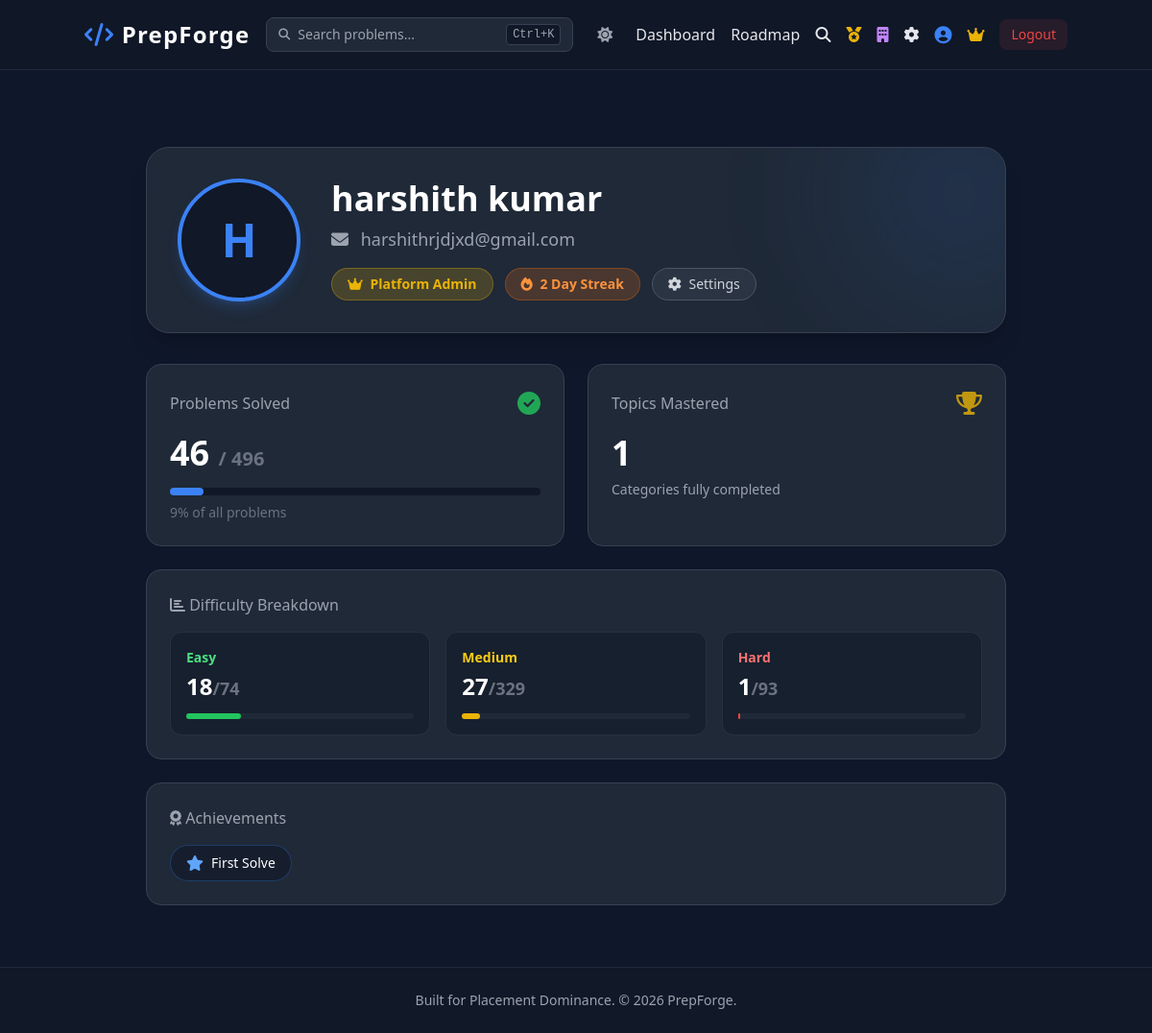
Screenshot of /profile (signed in) with the database file from the repository.
### tables this page shows
CREATE TABLE users (
                    id INTEGER PRIMARY KEY AUTOINCREMENT,
                    name TEXT NOT NULL,
                    email TEXT UNIQUE NOT NULL,
                    password TEXT NOT NULL,
                    is_admin BOOLEAN DEFAULT 0,
                    current_streak INTEGER DEFAULT 0,
                    last_active_date DATE
                 , daily_goal INTEGER DEFAULT 3);

### app.py (the view)
@app.route('/profile')
@login_required
def profile():
    conn = get_db()
    user_id = session['user_id']
    user = conn.execute('SELECT * FROM users WHERE id = ?', (user_id,)).fetchone()
    total_probs = conn.execute('SELECT COUNT(*) FROM problems').fetchone()[0]
    solved_probs = conn.execute(
        'SELECT COUNT(*) FROM user_progress WHERE user_id = ?', (user_id,)
    ).fetchone()[0]
    topics_completed = count_completed_topics(conn, user_id)
    difficulty_stats = get_difficulty_stats(conn, user_id)
    conn.close()
    progress = int((solved_probs / total_probs * 100) if total_probs > 0 else 0)
    badges = get_user_badges(solved_probs, total_probs, user['current_streak'], topics_completed)
    return render_template(
        'profile.html',
        user=user,
        solved=solved_probs,
        total=total_probs,
        progress=progress,
        topics_completed=topics_completed,
        difficulty_stats=difficulty_stats,
        badges=badges,
    )

### app.py (called while the page is built)
def get_db():
    conn = sqlite3.connect(DATABASE, timeout=15)
    conn.row_factory = sqlite3.Row
    return conn

def count_completed_topics(conn, user_id):
    row = conn.execute('''
        SELECT COUNT(*) FROM (
            SELECT t.id
            FROM topics t
            JOIN problems p ON t.id = p.topic_id
            LEFT JOIN user_progress up ON p.id = up.problem_id AND up.user_id = ?
            GROUP BY t.id
            HAVING COUNT(p.id) = COUNT(up.problem_id) AND COUNT(p.id) > 0
        )
    ''', (user_id,)).fetchone()
    return row[0]

def get_difficulty_stats(conn, user_id):
    rows = conn.execute('''
        SELECT p.difficulty,
               COUNT(*) as total,
               SUM(CASE WHEN up.problem_id IS NOT NULL THEN 1 ELSE 0 END) as solved
        FROM problems p
        LEFT JOIN user_progress up ON p.id = up.problem_id AND up.user_id = ?
        GROUP BY p.difficulty
    ''', (user_id,)).fetchall()
    return {row['difficulty']: {'total': row['total'], 'solved': row['solved']} for row in rows}

def get_user_badges(solved, total, streak, topics_completed):
    badges = []
    if solved >= 1:
        badges.append({'icon': 'fa-star', 'label': 'First Solve', 'color': 'blue'})
    if streak >= 7:
        badges.append({'icon': 'fa-fire', 'label': 'Week Streak', 'color': 'orange'})
    if streak >= 30:
        badges.append({'icon': 'fa-bolt', 'label': 'Monthly Grinder', 'color': 'yellow'})
    if total > 0 and solved >= total * 0.5:
        badges.append({'icon': 'fa-chart-line', 'label': 'Halfway Hero', 'color': 'cyan'})
    if total > 0 and solved >= total:
        badges.append({'icon': 'fa-crown', 'label': 'DSA Master', 'color': 'yellow'})
    if topics_completed >= 5:
        badges.append({'icon': 'fa-trophy', 'label': 'Topic Hunter', 'color': 'purple'})
    return badges

@app.context_processor
def inject_globals():
    return {'current_year': datetime.now().year}

def login_required(f):
    @wraps(f)
    def decorated_function(*args, **kwargs):
        if 'user_id' not in session:
            flash('Please log in to access this page.', 'warning')
            return redirect(url_for('login'))
        return f(*args, **kwargs)
    return decorated_function

### templates/profile.html
{% extends 'base.html' %}
{% block content %}
<div class="max-w-4xl mx-auto mt-12">
    <div class="bg-gray-800 rounded-3xl p-8 border border-gray-700 flex flex-col md:flex-row items-center gap-8 shadow-xl relative overflow-hidden">
        <div class="absolute top-0 right-0 w-64 h-64 bg-brand/10 rounded-full blur-3xl -mr-20 -mt-20 pointer-events-none"></div>
        <div class="w-32 h-32 bg-gray-900 rounded-full border-4 border-brand flex items-center justify-center shadow-lg shadow-brand/20 z-10">
            <span class="text-5xl font-bold text-brand uppercase">{{ user.name[0] }}</span>
        </div>
        <div class="text-center md:text-left z-10 flex-1">
            <h1 class="text-4xl font-bold text-white mb-2">{{ user.name }}</h1>
            <p class="text-gray-400 text-lg mb-4"><i class="fas fa-envelope mr-2"></i> {{ user.email }}</p>
            <div class="flex flex-wrap gap-3 justify-center md:justify-start">
                {% if user.is_admin %}
                    <span class="bg-yellow-500/20 text-yellow-500 px-4 py-1.5 rounded-full text-sm font-semibold border border-yellow-500/30">
                        <i class="fas fa-crown mr-1"></i> Platform Admin
                    </span>
                {% endif %}
                <span class="bg-orange-500/20 text-orange-400 px-4 py-1.5 rounded-full text-sm font-semibold border border-orange-500/30">
                    <i class="fas fa-fire mr-1"></i> {{ user.current_streak }} Day Streak
                </span>
                <a href="{{ url_for('settings') }}" class="bg-gray-700/50 text-gray-300 px-4 py-1.5 rounded-full text-sm hover:bg-gray-700 transition border border-gray-600">
                    <i class="fas fa-cog mr-1"></i> Settings
                </a>
            </div>
        </div>
    </div>
    <div class="grid grid-cols-1 md:grid-cols-2 gap-6 mt-8">
        <div class="bg-gray-800 p-6 rounded-2xl border border-gray-700 hover:border-brand/50 transition">
            <div class="flex justify-between items-center mb-4">
                <h3 class="text-gray-400 font-medium">Problems Solved</h3>
                <i class="fas fa-check-circle text-2xl text-green-500/80"></i>
            </div>
            <p class="text-4xl font-bold text-white">{{ solved }} <span class="text-xl text-gray-500">/ {{ total }}</span></p>
            <div class="w-full bg-gray-900 rounded-full h-2 mt-4">
                <div class="bg-brand h-2 rounded-full transition-all" style="width: {{ progress }}%;"></div>
            </div>
            <p class="text-sm text-gray-500 mt-2">{{ progress }}% of all problems</p>
        </div>
        <div class="bg-gray-800 p-6 rounded-2xl border border-gray-700 hover:border-yellow-500/50 transition">
            <div class="flex justify-between items-center mb-4">
                <h3 class="text-gray-400 font-medium">Topics Mastered</h3>
                <i class="fas fa-trophy text-2xl text-yellow-500/80"></i>
            </div>
            <p class="text-4xl font-bold text-white">{{ topics_completed }}</p>
            <p class="text-sm text-gray-400 mt-2">Categories fully completed</p>
        </div>
    </div>
    <div class="bg-gray-800 p-6 rounded-2xl border border-gray-700 mt-6">
        <h3 class="text-gray-400 font-medium mb-4"><i class="fas fa-chart-bar"></i> Difficulty Breakdown</h3>
        <div class="grid grid-cols-1 sm:grid-cols-3 gap-4">
            {% for diff, color in [('Easy', 'green'), ('Medium', 'yellow'), ('Hard', 'red')] %}
                {% set stat = difficulty_stats.get(diff, {'total': 0, 'solved': 0}) %}
                {% set pct = (stat.solved / stat.total * 100)|int if stat.total > 0 else 0 %}
                <div class="bg-gray-900/50 rounded-xl p-4 border border-gray-700/50">
                    <p class="text-{{ color }}-400 font-semibold text-sm">{{ diff }}</p>
                    <p class="text-2xl font-bold text-white mt-1">{{ stat.solved }}<span class="text-gray-500 text-lg">/{{ stat.total }}</span></p>
                    <div class="w-full bg-gray-800 rounded-full h-1.5 mt-3">
                        <div class="bg-{{ color }}-500 h-1.5 rounded-full" style="width: {{ pct }}%"></div>
                    </div>
                </div>
            {% endfor %}
        </div>
    </div>
    {% if badges %}
    <div class="bg-gray-800 p-6 rounded-2xl border border-gray-700 mt-6">
        <h3 class="text-gray-400 font-medium mb-4"><i class="fas fa-award"></i> Achievements</h3>
        <div class="flex flex-wrap gap-3">
            {% for badge in badges %}
            <div class="flex items-center gap-2 bg-gray-900/60 border border-{{ badge.color }}-500/30 rounded-full px-4 py-2">
                <i class="fas {{ badge.icon }} text-{{ badge.color }}-400"></i>
                <span class="text-sm text-white font-medium">{{ badge.label }}</span>
            </div>
            {% endfor %}
        </div>
    </div>
    {% endif %}
</div>
{% endblock %}

### static/css/custom.css (style rules this page uses)
:root { --square-size: 12px; --square-gap: 4px; --level-0: #374151; --level-1: #0e4429; --level-2: #006d32; --level-3: #26a641; --level-4: #39d353; }
body { font-family: 'Inter', system-ui, -apple-system, sans-serif; }

### rows the page displays
users: name "H", name "harshith kumar", email "harshithrjdjxd@gmail.com", current_streak "2"

### other values shown
{{ solved }} "46"
{{ total }} "496"
{{ progress }} "9"
{{ topics_completed }} "1"
{{ diff }} "Easy" "Medium" "Hard"
{{ stat.solved }} "18" "27" "1"
{{ stat.total }} "74" "329" "93"
{{ badge.label }} "First Solve"
